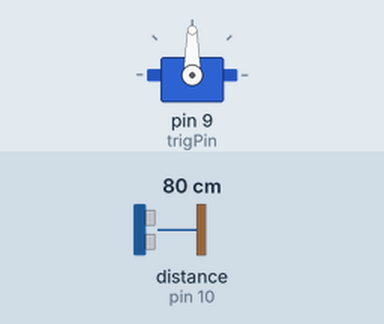
This sketch was run on a simulated Arduino Uno, built with avr-gcc and run on an emulated ATmega328P. On the bench: servo. The inputs (shaded band) are chosen by the test bench; at power-on: distance to the obstacle (sensor on pin 10) 80 cm. The echo pulse lasts 58.3 µs per cm; what the sketch prints to the serial monitor is not drawn.

Above: at 1.3 s.
1.4 s: distance to the obstacle (sensor on pin 10) set to 6 cm
3.7 s: distance to the obstacle (sensor on pin 10) set to 3 cm
At 5.8 s:
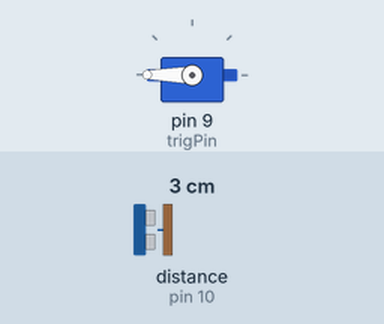
6.7 s: distance to the obstacle (sensor on pin 10) set to 2 cm
At 7.3 s:
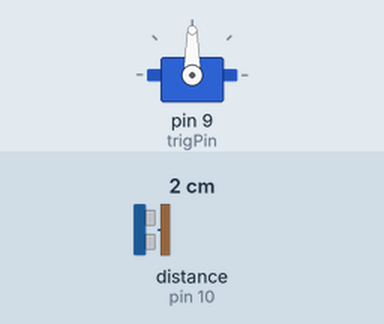
8.2 s: distance to the obstacle (sensor on pin 10) set to 4 cm
At 10.3 s:
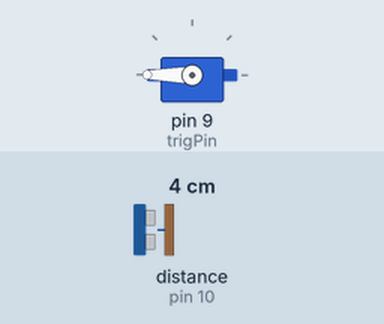
Timing chart, 0 to 12.0 s (numbered marks = the images above; inputs shaded):
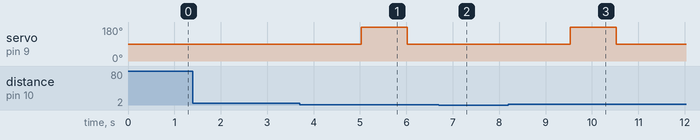

Measured:
- the behaviour switches between 5 and 4 cm on distance to the obstacle (sensor on pin 10) (found by bisection; images 0 and 1)
- the behaviour switches between 2 and 3 cm on distance to the obstacle (sensor on pin 10) (found by bisection; images 2 and 3)
- after the input at 1.4 s, every drawn part: stays the same
- after the input at 3.7 s, servo on pin 9 (trigPin): 90° → 180° after 1.3 s, → 90° 1.0 s later
- after the input at 6.7 s, servo on pin 9 (trigPin): stays 90° (without the input it goes to 180° after 1.3 s)
- after the input at 8.2 s, servo on pin 9 (trigPin): 90° → 180° after 1.3 s, → 90° 1.0 s later

The sketch:

project14.cpp.ino
```cpp
#include <Servo.h>

// Define pins
#define trigPin 9
#define echoPin 10
#define  servoPin 6

Servo myServo;

float duration,distance;

void setup() {
    myServo.attach(9);
  	Serial.begin(9600);
  	pinMode(trigPin,OUTPUT);
  	pinMode(echoPin,OUTPUT);
}


void loop() {
    digitalWrite(trigPin,LOW);
  	delayMicroseconds(2);
  	digitalWrite(trigPin,HIGH);
  	delayMicroseconds(10);
  	digitalWrite(trigPin,LOW);

  	duration =pulseIn(echoPin,HIGH);
  	distance=(duration/2)*0.0343;
  	Serial.print("Distance= ");

    if (distance >=4 || distance<=2) {
        Serial.println("Out of range");
    	}
  	else {
        myServo.attach(9);
        myServo.write(90);
      	delay(1000);
      	myServo.write(180);
      	delay(1000);
      	myServo.write(90);

    	Serial.print(distance);
  		Serial.print("cm");
    	delay(500);
}
delay(500);
myServo.detach();
}
```
